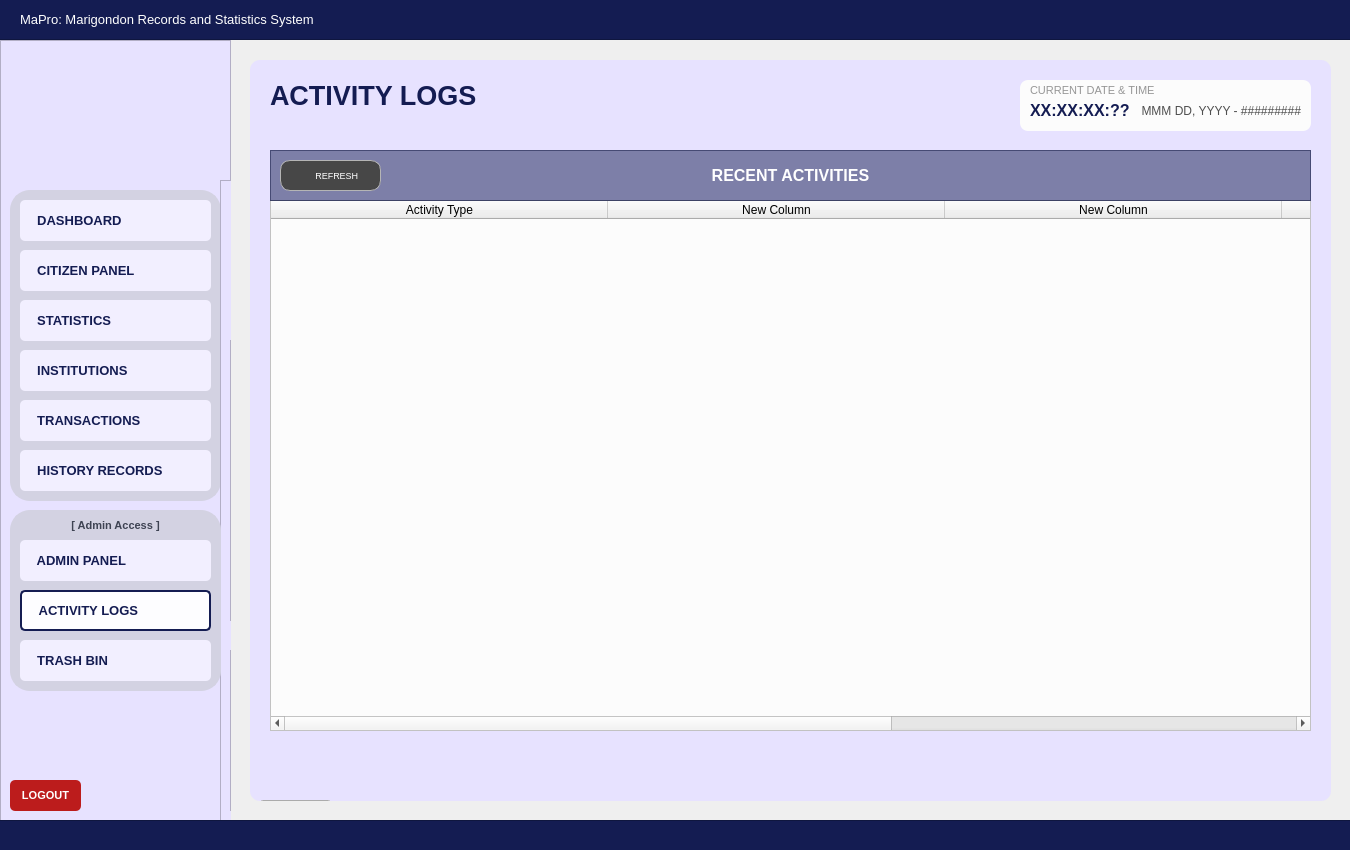
 <widget class="QWidget" name="User_dashboardWidget">
  <property name="geometry">
   <rect>
    <x>0</x>
    <y>0</y>
    <width>1350</width>
    <height>850</height>
   </rect>
  </property>
  <property name="sizePolicy">
   <sizepolicy hsizetype="Fixed" vsizetype="Fixed">
    <horstretch>0</horstretch>
    <verstretch>0</verstretch>
   </sizepolicy>
  </property>
  <property name="maximumSize">
   <size>
    <width>1350</width>
    <height>850</height>
   </size>
  </property>
  <property name="windowTitle">
   <string>Form</string>
  </property>
  <property name="styleSheet">
   <string notr="true">#User_dashboardWidget{
	background-color: #f2efff;
}</string>
  </property>
  <widget class="QFrame" name="baseNavFrame">
   <property name="geometry">
    <rect>
     <x>0</x>
     <y>40</y>
     <width>231</width>
     <height>781</height>
    </rect>
   </property>
   <property name="styleSheet">
    <string notr="true">#baseNavFrame {
	background-color: #e7e2ff;
}</string>
   </property>
   <property name="frameShape">
    <enum>QFrame::Shape::StyledPanel</enum>
   </property>
   <property name="frameShadow">
    <enum>QFrame::Shadow::Raised</enum>
   </property>
   <widget class="QFrame" name="baseNavFramesub1">
    <property name="geometry">
     <rect>
      <x>10</x>
      <y>150</y>
      <width>211</width>
      <height>311</height>
     </rect>
    </property>
    <property name="autoFillBackground">
     <bool>false</bool>
    </property>
    <property name="styleSheet">
     <string notr="true">#baseNavFramesub1{
	background-color: #d3d2e2;
	border-radius: 20px;
	border: 2px solid #d3d2e2;
	opacity: 0.1;
}</string>
    </property>
    <property name="frameShape">
     <enum>QFrame::Shape::StyledPanel</enum>
    </property>
    <property name="frameShadow">
     <enum>QFrame::Shadow::Raised</enum>
    </property>
    <widget class="QPushButton" name="nav_buttonDashboard">
     <property name="geometry">
      <rect>
       <x>10</x>
       <y>10</y>
       <width>191</width>
       <height>41</height>
      </rect>
     </property>
     <property name="font">
      <font>
       <family>Arial</family>
       <pointsize>10</pointsize>
       <bold>true</bold>
      </font>
     </property>
     <property name="cursor">
      <cursorShape>PointingHandCursor</cursorShape>
     </property>
     <property name="layoutDirection">
      <enum>Qt::LayoutDirection::LeftToRight</enum>
     </property>
     <property name="styleSheet">
      <string notr="true">#nav_buttonDashboard {
    background-color: #f2efff;
    color: #141c52;
    border-radius: 5px;
	text-align: left;
	padding: 10px;
}
#nav_buttonDashboard:hover {
    background-color: #fdfdff; /* Slightly lighter blue when hovered */
}
#nav_buttonDashboard:pressed {
    background-color: #e7e5f4; /* Darker blue when clicked */
}</string>
     </property>
     <property name="text">
      <string>  DASHBOARD</string>
     </property>
     <property name="icon">
      <iconset>
       <normaloff>../../Assets/Icons/icon_dashboard.svg</normaloff>../../Assets/Icons/icon_dashboard.svg</iconset>
     </property>
     <property name="iconSize">
      <size>
       <width>30</width>
       <height>30</height>
      </size>
     </property>
    </widget>
    <widget class="QPushButton" name="nav_buttonCitizenPanel">
     <property name="geometry">
      <rect>
       <x>10</x>
       <y>60</y>
       <width>191</width>
       <height>41</height>
      </rect>
     </property>
     <property name="font">
      <font>
       <family>Arial</family>
       <pointsize>10</pointsize>
       <bold>true</bold>
      </font>
     </property>
     <property name="cursor">
      <cursorShape>PointingHandCursor</cursorShape>
     </property>
     <property name="styleSheet">
      <string notr="true">#nav_buttonCitizenPanel {
    background-color: #f2efff;
    color: #141c52;
    border-radius: 5px;
	text-align: left;;
    padding: 10px; /* Optional: Adjusts spacing inside the button */
}
#nav_buttonCitizenPanel:hover {
    background-color: #fdfdff; /* Slightly lighter blue when hovered */
}
#nav_buttonCitizenPanel:pressed {
    background-color: #e7e5f4; /* Darker blue when clicked */
}</string>
     </property>
     <property name="text">
      <string>  CITIZEN PANEL</string>
     </property>
     <property name="icon">
      <iconset>
       <normaloff>../../Assets/Icons/icon_citizenprofiles.svg</normaloff>../../Assets/Icons/icon_citizenprofiles.svg</iconset>
     </property>
     <property name="iconSize">
      <size>
       <width>30</width>
       <height>30</height>
      </size>
     </property>
    </widget>
    <widget class="QPushButton" name="nav_buttonStatistics">
     <property name="geometry">
      <rect>
       <x>10</x>
       <y>110</y>
       <width>191</width>
       <height>41</height>
      </rect>
     </property>
     <property name="font">
      <font>
       <family>Arial</family>
       <pointsize>10</pointsize>
       <bold>true</bold>
      </font>
     </property>
     <property name="cursor">
      <cursorShape>PointingHandCursor</cursorShape>
     </property>
     <property name="styleSheet">
      <string notr="true">#nav_buttonStatistics {
    background-color: #f2efff;
    color: #141c52;
    border-radius: 5px;
	text-align: left;
    padding: 10px; /* Optional: Adjusts spacing inside the button */
}
#nav_buttonStatistics:hover {
    background-color: #fdfdff; /* Slightly lighter blue when hovered */
}
#nav_buttonStatistics:pressed {
    background-color: #e7e5f4; /* Darker blue when clicked */
}
</string>
     </property>
     <property name="text">
      <string>  STATISTICS</string>
     </property>
     <property name="icon">
      <iconset>
       <normaloff>../../Assets/Icons/icon_statistics.svg</normaloff>../../Assets/Icons/icon_statistics.svg</iconset>
     </property>
     <property name="iconSize">
      <size>
       <width>30</width>
       <height>30</height>
      </size>
     </property>
    </widget>
    <widget class="QPushButton" name="nav_buttonTransactions">
     <property name="geometry">
      <rect>
       <x>10</x>
       <y>210</y>
       <width>191</width>
       <height>41</height>
      </rect>
     </property>
     <property name="font">
      <font>
       <family>Arial</family>
       <pointsize>10</pointsize>
       <bold>true</bold>
      </font>
     </property>
     <property name="cursor">
      <cursorShape>PointingHandCursor</cursorShape>
     </property>
     <property name="styleSheet">
      <string notr="true">#nav_buttonTransactions {
    background-color: #f2efff;
    color: #141c52;
    border-radius: 5px;
	text-align: left;
    padding: 10px; /* Optional: Adjusts spacing inside the button */
}
#nav_buttonTransactions:hover {
    background-color: #fdfdff; /* Slightly lighter blue when hovered */
}
#nav_buttonTransactions:pressed {
    background-color: #e7e5f4; /* Darker blue when clicked */
}</string>
     </property>
     <property name="text">
      <string>  TRANSACTIONS</string>
     </property>
     <property name="icon">
      <iconset>
       <normaloff>../../Assets/Icons/icon_transaction.svg</normaloff>../../Assets/Icons/icon_transaction.svg</iconset>
     </property>
     <property name="iconSize">
      <size>
       <width>30</width>
       <height>30</height>
      </size>
     </property>
    </widget>
    <widget class="QPushButton" name="nav_buttonInstitutions">
     <property name="geometry">
      <rect>
       <x>10</x>
       <y>160</y>
       <width>191</width>
       <height>41</height>
      </rect>
     </property>
     <property name="font">
      <font>
       <family>Arial</family>
       <pointsize>10</pointsize>
       <bold>true</bold>
      </font>
     </property>
     <property name="cursor">
      <cursorShape>PointingHandCursor</cursorShape>
     </property>
     <property name="styleSheet">
      <string notr="true">#nav_buttonInstitutions {
    background-color: #f2efff;
    color: #141c52;
    border-radius: 5px;
	text-align: left;
    padding: 10px; /* Optional: Adjusts spacing inside the button */
}
#nav_buttonInstitutions:hover {
    background-color: #fdfdff; /* Slightly lighter blue when hovered */
}
#nav_buttonInstitutions:pressed {
    background-color: #e7e5f4; /* Darker blue when clicked */
}
</string>
     </property>
     <property name="text">
      <string>  INSTITUTIONS</string>
     </property>
     <property name="icon">
      <iconset>
       <normaloff>../../Assets/Icons/icon_institutions.svg</normaloff>../../Assets/Icons/icon_institutions.svg</iconset>
     </property>
     <property name="iconSize">
      <size>
       <width>30</width>
       <height>30</height>
      </size>
     </property>
    </widget>
    <widget class="QPushButton" name="nav_buttonHistoryRecords">
     <property name="geometry">
      <rect>
       <x>10</x>
       <y>260</y>
       <width>191</width>
       <height>41</height>
      </rect>
     </property>
     <property name="font">
      <font>
       <family>Arial</family>
       <pointsize>10</pointsize>
       <bold>true</bold>
      </font>
     </property>
     <property name="cursor">
      <cursorShape>PointingHandCursor</cursorShape>
     </property>
     <property name="styleSheet">
      <string notr="true">#nav_buttonHistoryRecords {
    background-color: #f2efff;
    color: #141c52;
    border-radius: 5px;
	text-align: left;
    padding: 10px; /* Optional: Adjusts spacing inside the button */
}
#nav_buttonHistoryRecords:hover {
    background-color: #fdfdff; /* Slightly lighter blue when hovered */
}
#nav_buttonHistoryRecords:pressed {
    background-color: #e7e5f4; /* Darker blue when clicked */
}</string>
     </property>
     <property name="text">
      <string>  HISTORY RECORDS</string>
     </property>
     <property name="icon">
      <iconset>
       <normaloff>../../Assets/Icons/icon_historyrecord.svg</normaloff>../../Assets/Icons/icon_historyrecord.svg</iconset>
     </property>
     <property name="iconSize">
      <size>
       <width>30</width>
       <height>30</height>
      </size>
     </property>
    </widget>
   </widget>
   <widget class="QLabel" name="nav_imageLogo">
    <property name="geometry">
     <rect>
      <x>70</x>
      <y>30</y>
      <width>91</width>
      <height>91</height>
     </rect>
    </property>
    <property name="font">
     <font>
      <family>Arial</family>
      <pointsize>18</pointsize>
      <bold>true</bold>
     </font>
    </property>
    <property name="styleSheet">
     <string notr="true">#nav_imageLogo{	
	background-color: transparent;
	color: #ffffff;
}
</string>
    </property>
    <property name="text">
     <string/>
    </property>
    <property name="pixmap">
     <pixmap>../../Assets/Images/logo_brgyClear.png</pixmap>
    </property>
    <property name="scaledContents">
     <bool>true</bool>
    </property>
   </widget>
   <widget class="QPushButton" name="logout_buttonLogout">
    <property name="geometry">
     <rect>
      <x>10</x>
      <y>740</y>
      <width>71</width>
      <height>31</height>
     </rect>
    </property>
    <property name="font">
     <font>
      <family>Arial</family>
      <pointsize>8</pointsize>
      <bold>true</bold>
     </font>
    </property>
    <property name="cursor">
     <cursorShape>PointingHandCursor</cursorShape>
    </property>
    <property name="styleSheet">
     <string notr="true">#logout_buttonLogout {
    background-color: #bc1c1c;
    color: white;
    border-radius: 5px;
    padding: 10px; /* Optional: Adjusts spacing inside the button */
}
#logout_buttonLogout:hover {
    background-color: #d82020; /* Slightly lighter blue when hovered */
}
#logout_buttonLogout:pressed {
    background-color: #8c1515; /* Darker blue when clicked */
}</string>
    </property>
    <property name="text">
     <string>LOGOUT</string>
    </property>
   </widget>
   <widget class="QFrame" name="baseNavFrame_2">
    <property name="geometry">
     <rect>
      <x>220</x>
      <y>140</y>
      <width>231</width>
      <height>781</height>
     </rect>
    </property>
    <property name="styleSheet">
     <string notr="true">background-color: #e7e2ff;</string>
    </property>
    <property name="frameShape">
     <enum>QFrame::Shape::StyledPanel</enum>
    </property>
    <property name="frameShadow">
     <enum>QFrame::Shadow::Raised</enum>
    </property>
    <widget class="QFrame" name="baseNavFramesub1_2">
     <property name="geometry">
      <rect>
       <x>10</x>
       <y>160</y>
       <width>211</width>
       <height>281</height>
      </rect>
     </property>
     <property name="autoFillBackground">
      <bool>false</bool>
     </property>
     <property name="styleSheet">
      <string notr="true">#baseNavFramesub1{
	background-color: #d3d2e2;
	border-radius: 20px;
	border: 2px solid #d3d2e2;
	opacity: 0.1;
}</string>
     </property>
     <property name="frameShape">
      <enum>QFrame::Shape::StyledPanel</enum>
     </property>
     <property name="frameShadow">
      <enum>QFrame::Shadow::Raised</enum>
     </property>
    </widget>
    <widget class="QFrame" name="baseNavFramesub2_2">
     <property name="geometry">
      <rect>
       <x>10</x>
       <y>470</y>
       <width>211</width>
       <height>161</height>
      </rect>
     </property>
     <property name="autoFillBackground">
      <bool>false</bool>
     </property>
     <property name="styleSheet">
      <string notr="true">#baseNavFramesub2{
	background-color: #d3d2e2;
	border-radius: 20px;
	border: 2px solid #d3d2e2;
	opacity: 0.1;
}</string>
     </property>
     <property name="frameShape">
      <enum>QFrame::Shape::StyledPanel</enum>
     </property>
     <property name="frameShadow">
      <enum>QFrame::Shadow::Raised</enum>
     </property>
    </widget>
    <widget class="QLabel" name="login_imageLogo_2">
     <property name="geometry">
      <rect>
       <x>70</x>
       <y>30</y>
       <width>91</width>
       <height>91</height>
      </rect>
     </property>
     <property name="font">
      <font>
       <family>Arial</family>
       <pointsize>18</pointsize>
       <bold>true</bold>
      </font>
     </property>
     <property name="styleSheet">
      <string notr="true">#login_imageLogo{	
	background-color: transparent;
	color: #ffffff;
}
</string>
     </property>
     <property name="text">
      <string/>
     </property>
     <property name="pixmap">
      <pixmap>../Assets/logo_brgyClear.png</pixmap>
     </property>
     <property name="scaledContents">
      <bool>true</bool>
     </property>
    </widget>
    <widget class="QPushButton" name="logout_buttonLogout_2">
     <property name="geometry">
      <rect>
       <x>10</x>
       <y>740</y>
       <width>71</width>
       <height>31</height>
      </rect>
     </property>
     <property name="font">
      <font>
       <family>Arial</family>
       <pointsize>8</pointsize>
       <bold>true</bold>
      </font>
     </property>
     <property name="cursor">
      <cursorShape>PointingHandCursor</cursorShape>
     </property>
     <property name="styleSheet">
      <string notr="true">#logout_buttonLogout {
    background-color: #bc1c1c;
    color: white;
    border-radius: 5px;
    padding: 10px; /* Optional: Adjusts spacing inside the button */
}
#logout_buttonLogout:hover {
    background-color: #d82020; /* Slightly lighter blue when hovered */
}
#logout_buttonLogout:pressed {
    background-color: #8c1515; /* Darker blue when clicked */
}</string>
     </property>
     <property name="text">
      <string>LOGOUT</string>
     </property>
    </widget>
   </widget>
   <widget class="QFrame" name="baseNavFramesub2">
    <property name="geometry">
     <rect>
      <x>10</x>
      <y>470</y>
      <width>211</width>
      <height>181</height>
     </rect>
    </property>
    <property name="autoFillBackground">
     <bool>false</bool>
    </property>
    <property name="styleSheet">
     <string notr="true">#baseNavFramesub2{
	background-color: #d3d2e2;
	border-radius: 20px;
	border: 2px solid #d3d2e2;
	opacity: 0.1;
}</string>
    </property>
    <property name="frameShape">
     <enum>QFrame::Shape::StyledPanel</enum>
    </property>
    <property name="frameShadow">
     <enum>QFrame::Shadow::Raised</enum>
    </property>
    <widget class="QPushButton" name="nav_buttonAdminPanel">
     <property name="geometry">
      <rect>
       <x>10</x>
       <y>30</y>
       <width>191</width>
       <height>41</height>
      </rect>
     </property>
     <property name="font">
      <font>
       <family>Arial</family>
       <pointsize>10</pointsize>
       <bold>true</bold>
      </font>
     </property>
     <property name="cursor">
      <cursorShape>PointingHandCursor</cursorShape>
     </property>
     <property name="styleSheet">
      <string notr="true">#nav_buttonAdminPanel {
    background-color: #f2efff;
    color: #141c52;
    border-radius: 5px;
	text-align: left;
    padding: 10px; /* Optional: Adjusts spacing inside the button */
}
#nav_buttonAdminPanel:hover {
    background-color: #fdfdff; /* Slightly lighter blue when hovered */
}
#nav_buttonAdminPanel:pressed {
    background-color: #e7e5f4; /* Darker blue when clicked */
}</string>
     </property>
     <property name="text">
      <string>  ADMIN PANEL</string>
     </property>
     <property name="icon">
      <iconset>
       <normaloff>../../../Assets/Icons/icon_adminoverview_off.svg</normaloff>../../../Assets/Icons/icon_adminoverview_off.svg</iconset>
     </property>
     <property name="iconSize">
      <size>
       <width>30</width>
       <height>30</height>
      </size>
     </property>
    </widget>
    <widget class="QPushButton" name="nav_buttonActivityLogs">
     <property name="geometry">
      <rect>
       <x>10</x>
       <y>80</y>
       <width>191</width>
       <height>41</height>
      </rect>
     </property>
     <property name="font">
      <font>
       <family>Arial</family>
       <pointsize>10</pointsize>
       <bold>true</bold>
      </font>
     </property>
     <property name="cursor">
      <cursorShape>PointingHandCursor</cursorShape>
     </property>
     <property name="styleSheet">
      <string notr="true">#nav_buttonActivityLogs  {
    background-color: #fdfdff;
    color: #141c52;
    border-radius: 5px;
	border: 2px solid #141c52; 
	text-align: left;
    padding: 10px; /* Optional: Adjusts spacing inside the button */
}
</string>
     </property>
     <property name="text">
      <string>  ACTIVITY LOGS</string>
     </property>
     <property name="icon">
      <iconset>
       <normaloff>../../../Assets/Icons/icon_activitylogs_off.svg</normaloff>../../../Assets/Icons/icon_activitylogs_off.svg</iconset>
     </property>
     <property name="iconSize">
      <size>
       <width>30</width>
       <height>30</height>
      </size>
     </property>
    </widget>
    <widget class="QPushButton" name="nav_buttonTrashBin">
     <property name="geometry">
      <rect>
       <x>10</x>
       <y>130</y>
       <width>191</width>
       <height>41</height>
      </rect>
     </property>
     <property name="font">
      <font>
       <family>Arial</family>
       <pointsize>10</pointsize>
       <bold>true</bold>
      </font>
     </property>
     <property name="cursor">
      <cursorShape>PointingHandCursor</cursorShape>
     </property>
     <property name="styleSheet">
      <string notr="true">#nav_buttonTrashBin {
    background-color: #f2efff;
    color: #141c52;
    border-radius: 5px;
	text-align: left;
    padding: 10px; /* Optional: Adjusts spacing inside the button */
}
#nav_buttonTrashBin:hover {
    background-color: #fdfdff; /* Slightly lighter blue when hovered */
}
#nav_buttonTrashBin:pressed {
    background-color: #e7e5f4; /* Darker blue when clicked */
}</string>
     </property>
     <property name="text">
      <string>  TRASH BIN</string>
     </property>
     <property name="icon">
      <iconset>
       <normaloff>../../../Assets/Icons/icon_activitylogs_off.svg</normaloff>../../../Assets/Icons/icon_activitylogs_off.svg</iconset>
     </property>
     <property name="iconSize">
      <size>
       <width>30</width>
       <height>30</height>
      </size>
     </property>
    </widget>
    <widget class="QLabel" name="label_adminaccess">
     <property name="geometry">
      <rect>
       <x>10</x>
       <y>0</y>
       <width>191</width>
       <height>31</height>
      </rect>
     </property>
     <property name="font">
      <font>
       <family>Arial</family>
       <pointsize>8</pointsize>
       <bold>true</bold>
      </font>
     </property>
     <property name="styleSheet">
      <string notr="true">#label_adminaccess {
	background-color: transparent;
	color: rgb(62, 67, 83);
}
</string>
     </property>
     <property name="text">
      <string>[ Admin Access ]</string>
     </property>
     <property name="alignment">
      <set>Qt::AlignmentFlag::AlignCenter</set>
     </property>
    </widget>
   </widget>
  </widget>
  <widget class="QFrame" name="border_blueLines1">
   <property name="geometry">
    <rect>
     <x>-10</x>
     <y>-1</y>
     <width>1371</width>
     <height>41</height>
    </rect>
   </property>
   <property name="styleSheet">
    <string notr="true">#border_blueLines1{
	background-color: #141c52;
}
</string>
   </property>
   <property name="frameShape">
    <enum>QFrame::Shape::StyledPanel</enum>
   </property>
   <property name="frameShadow">
    <enum>QFrame::Shadow::Raised</enum>
   </property>
   <widget class="QLabel" name="app_title">
    <property name="geometry">
     <rect>
      <x>30</x>
      <y>0</y>
      <width>471</width>
      <height>41</height>
     </rect>
    </property>
    <property name="font">
     <font>
      <family>Arial</family>
      <pointsize>10</pointsize>
      <bold>false</bold>
     </font>
    </property>
    <property name="styleSheet">
     <string notr="true">#app_title {
	background-color: transparent;
	color: #FFFFFF;
}
</string>
    </property>
    <property name="text">
     <string>MaPro: Marigondon Records and Statistics System</string>
    </property>
    <property name="alignment">
     <set>Qt::AlignmentFlag::AlignLeading|Qt::AlignmentFlag::AlignLeft|Qt::AlignmentFlag::AlignVCenter</set>
    </property>
   </widget>
  </widget>
  <widget class="QFrame" name="border_blueLines2">
   <property name="geometry">
    <rect>
     <x>-10</x>
     <y>820</y>
     <width>1381</width>
     <height>31</height>
    </rect>
   </property>
   <property name="styleSheet">
    <string notr="true">#border_blueLines2{
	background-color: #141c52;
}
</string>
   </property>
   <property name="frameShape">
    <enum>QFrame::Shape::StyledPanel</enum>
   </property>
   <property name="frameShadow">
    <enum>QFrame::Shadow::Raised</enum>
   </property>
  </widget>
  <widget class="QFrame" name="baseBodyFrame">
   <property name="geometry">
    <rect>
     <x>250</x>
     <y>60</y>
     <width>1081</width>
     <height>741</height>
    </rect>
   </property>
   <property name="styleSheet">
    <string notr="true">#baseBodyFrame {
	background-color: #e7e2ff;
	border: none;
	border-radius: 10px;
}</string>
   </property>
   <property name="frameShape">
    <enum>QFrame::Shape::StyledPanel</enum>
   </property>
   <property name="frameShadow">
    <enum>QFrame::Shadow::Raised</enum>
   </property>
   <widget class="QPushButton" name="logout_buttonLogout_3">
    <property name="geometry">
     <rect>
      <x>10</x>
      <y>740</y>
      <width>71</width>
      <height>31</height>
     </rect>
    </property>
    <property name="font">
     <font>
      <family>Arial</family>
      <pointsize>8</pointsize>
      <bold>true</bold>
     </font>
    </property>
    <property name="cursor">
     <cursorShape>PointingHandCursor</cursorShape>
    </property>
    <property name="styleSheet">
     <string notr="true">#logout_buttonLogout {
    background-color: #bc1c1c;
    color: white;
    border-radius: 5px;
    padding: 10px; /* Optional: Adjusts spacing inside the button */
}
#logout_buttonLogout:hover {
    background-color: #d82020; /* Slightly lighter blue when hovered */
}
#logout_buttonLogout:pressed {
    background-color: #8c1515; /* Darker blue when clicked */
}</string>
    </property>
    <property name="text">
     <string>LOGOUT</string>
    </property>
   </widget>
   <widget class="QLabel" name="title_bodyBusiness">
    <property name="geometry">
     <rect>
      <x>20</x>
      <y>20</y>
      <width>381</width>
      <height>31</height>
     </rect>
    </property>
    <property name="font">
     <font>
      <family>Arial</family>
      <pointsize>20</pointsize>
      <bold>true</bold>
     </font>
    </property>
    <property name="styleSheet">
     <string notr="true">#title_bodyBusiness {
	background-color: transparent;
	color: #141c52;
}
</string>
    </property>
    <property name="text">
     <string>ACTIVITY LOGS</string>
    </property>
   </widget>
   <widget class="QFrame" name="table_titleFrameStatistics">
    <property name="geometry">
     <rect>
      <x>20</x>
      <y>90</y>
      <width>1041</width>
      <height>51</height>
     </rect>
    </property>
    <property name="styleSheet">
     <string notr="true">#table_titleFrameStatistics{
	background-color: rgba(20, 28, 82, 128)
}
</string>
    </property>
    <property name="frameShape">
     <enum>QFrame::Shape::StyledPanel</enum>
    </property>
    <property name="frameShadow">
     <enum>QFrame::Shadow::Raised</enum>
    </property>
    <widget class="QLabel" name="statistics_labelNote">
     <property name="geometry">
      <rect>
       <x>0</x>
       <y>0</y>
       <width>1041</width>
       <height>51</height>
      </rect>
     </property>
     <property name="font">
      <font>
       <family>Arial</family>
       <pointsize>12</pointsize>
       <bold>true</bold>
      </font>
     </property>
     <property name="styleSheet">
      <string notr="true">#statistics_labelNote {
	background-color: transparent;
	color: #FFFFFF;
}
</string>
     </property>
     <property name="text">
      <string>RECENT ACTIVITIES</string>
     </property>
     <property name="alignment">
      <set>Qt::AlignmentFlag::AlignCenter</set>
     </property>
    </widget>
    <widget class="QPushButton" name="refresh_button">
     <property name="geometry">
      <rect>
       <x>10</x>
       <y>10</y>
       <width>101</width>
       <height>31</height>
      </rect>
     </property>
     <property name="font">
      <font>
       <family>Arial</family>
       <pointsize>7</pointsize>
      </font>
     </property>
     <property name="cursor">
      <cursorShape>PointingHandCursor</cursorShape>
     </property>
     <property name="focusPolicy">
      <enum>Qt::FocusPolicy::NoFocus</enum>
     </property>
     <property name="styleSheet">
      <string notr="true">#refresh_button {

background-color: #474747;

color: white;

border: 1px solid #b5b5b5;

border-radius: 10px;

padding: 10px;

}



#refresh_button:hover {

background-color: #636363;

color: white;

}



#refresh_button:pressed {

background-color: #bfbfbf;

color: white;

}</string>
     </property>
     <property name="text">
      <string>     REFRESH</string>
     </property>
     <property name="icon">
      <iconset>
       <normaloff>../../../Assets/FuncIcons/icon_filter.svg</normaloff>../../../Assets/FuncIcons/icon_filter.svg</iconset>
     </property>
     <property name="iconSize">
      <size>
       <width>18</width>
       <height>18</height>
      </size>
     </property>
    </widget>
   </widget>
   <widget class="QTableWidget" name="table_logs_create">
    <property name="geometry">
     <rect>
      <x>20</x>
      <y>140</y>
      <width>1041</width>
      <height>531</height>
     </rect>
    </property>
    <property name="focusPolicy">
     <enum>Qt::FocusPolicy::NoFocus</enum>
    </property>
    <property name="styleSheet">
     <string notr="true">#table_logs_create{
	background-color: #fcfcfc;
}</string>
    </property>
    <property name="editTriggers">
     <set>QAbstractItemView::EditTrigger::NoEditTriggers</set>
    </property>
    <attribute name="horizontalHeaderDefaultSectionSize">
     <number>337</number>
    </attribute>
    <attribute name="horizontalHeaderStretchLastSection">
     <bool>true</bool>
    </attribute>
    <attribute name="verticalHeaderVisible">
     <bool>false</bool>
    </attribute>
    <column>
     <property name="text">
      <string>Activity Type</string>
     </property>
     <property name="font">
      <font>
       <family>Arial</family>
      </font>
     </property>
     <property name="background">
      <color>
       <red>211</red>
       <green>205</green>
       <blue>255</blue>
      </color>
     </property>
    </column>
    <column>
     <property name="text">
      <string>New Column</string>
     </property>
     <property name="background">
      <color>
       <red>205</red>
       <green>205</green>
       <blue>255</blue>
      </color>
     </property>
    </column>
    <column>
     <property name="text">
      <string>New Column</string>
     </property>
     <property name="background">
      <color>
       <red>205</red>
       <green>205</green>
       <blue>255</blue>
      </color>
     </property>
    </column>
    <column>
     <property name="text">
      <string>Done By</string>
     </property>
     <property name="font">
      <font>
       <family>Arial</family>
      </font>
     </property>
     <property name="background">
      <color>
       <red>211</red>
       <green>205</green>
       <blue>255</blue>
      </color>
     </property>
    </column>
    <column>
     <property name="text">
      <string>Date &amp; Time</string>
     </property>
     <property name="font">
      <font>
       <family>Arial</family>
      </font>
     </property>
     <property name="background">
      <color>
       <red>211</red>
       <green>205</green>
       <blue>255</blue>
      </color>
     </property>
    </column>
   </widget>
   <widget class="QFrame" name="demo_frameDateTime">
    <property name="geometry">
     <rect>
      <x>770</x>
      <y>20</y>
      <width>291</width>
      <height>51</height>
     </rect>
    </property>
    <property name="styleSheet">
     <string notr="true">#demo_frameDateTime {
  background-color: #fcfcfc;
  border-radius: 8px; /* Adjust the pixel value to control the roundness */
}</string>
    </property>
    <property name="frameShape">
     <enum>QFrame::Shape::StyledPanel</enum>
    </property>
    <property name="frameShadow">
     <enum>QFrame::Shadow::Raised</enum>
    </property>
    <widget class="QLabel" name="label_total_indppl_3">
     <property name="geometry">
      <rect>
       <x>20</x>
       <y>100</y>
       <width>231</width>
       <height>21</height>
      </rect>
     </property>
     <property name="font">
      <font>
       <family>Arial</family>
       <pointsize>11</pointsize>
       <bold>true</bold>
      </font>
     </property>
     <property name="styleSheet">
      <string notr="true">#label_total_indppl {
	background-color: transparent;
	color: #4f4f4f;
}
</string>
     </property>
     <property name="text">
      <string/>
     </property>
     <property name="alignment">
      <set>Qt::AlignmentFlag::AlignLeading|Qt::AlignmentFlag::AlignLeft|Qt::AlignmentFlag::AlignVCenter</set>
     </property>
    </widget>
    <widget class="QLabel" name="label_datetime">
     <property name="geometry">
      <rect>
       <x>10</x>
       <y>1</y>
       <width>161</width>
       <height>20</height>
      </rect>
     </property>
     <property name="font">
      <font>
       <family>Arial</family>
       <pointsize>8</pointsize>
      </font>
     </property>
     <property name="styleSheet">
      <string notr="true">#label_datetime{
	color: #969696;
}</string>
     </property>
     <property name="text">
      <string>&lt;html&gt;&lt;head/&gt;&lt;body&gt;&lt;p&gt;CURRENT DATE &amp;amp; TIME&lt;/p&gt;&lt;/body&gt;&lt;/html&gt;</string>
     </property>
     <property name="alignment">
      <set>Qt::AlignmentFlag::AlignLeading|Qt::AlignmentFlag::AlignLeft|Qt::AlignmentFlag::AlignVCenter</set>
     </property>
    </widget>
    <widget class="QLabel" name="text_time">
     <property name="geometry">
      <rect>
       <x>10</x>
       <y>20</y>
       <width>111</width>
       <height>21</height>
      </rect>
     </property>
     <property name="font">
      <font>
       <family>Arial</family>
       <pointsize>12</pointsize>
       <bold>true</bold>
      </font>
     </property>
     <property name="styleSheet">
      <string notr="true">#text_time {
	background-color: transparent;
	color: #141c52;
}
</string>
     </property>
     <property name="text">
      <string>XX:XX:XX:??</string>
     </property>
     <property name="alignment">
      <set>Qt::AlignmentFlag::AlignLeading|Qt::AlignmentFlag::AlignLeft|Qt::AlignmentFlag::AlignVCenter</set>
     </property>
    </widget>
    <widget class="QLabel" name="text_date">
     <property name="geometry">
      <rect>
       <x>120</x>
       <y>20</y>
       <width>161</width>
       <height>21</height>
      </rect>
     </property>
     <property name="font">
      <font>
       <family>Arial</family>
       <pointsize>9</pointsize>
       <bold>false</bold>
      </font>
     </property>
     <property name="styleSheet">
      <string notr="true">#text_date {
	background-color: transparent;
	color: #4f4f4f;
}
</string>
     </property>
     <property name="text">
      <string>MMM DD, YYYY - #########</string>
     </property>
     <property name="alignment">
      <set>Qt::AlignmentFlag::AlignRight|Qt::AlignmentFlag::AlignTrailing|Qt::AlignmentFlag::AlignVCenter</set>
     </property>
    </widget>
   </widget>
   <zorder>table_logs_create</zorder>
   <zorder>logout_buttonLogout_3</zorder>
   <zorder>title_bodyBusiness</zorder>
   <zorder>table_titleFrameStatistics</zorder>
   <zorder>demo_frameDateTime</zorder>
  </widget>
 </widget>
